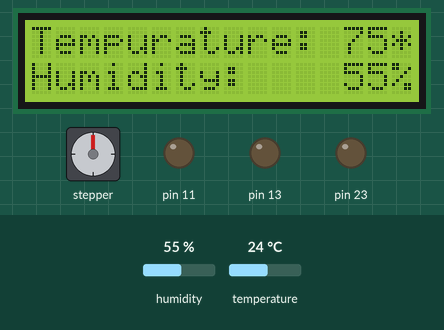
Recording of a sketch running on a simulated Arduino Uno, built with avr-gcc and run on an emulated ATmega328P. On the bench: 16×2 character LCD, stepper motor, output pins drawn as LEDs (lit = HIGH). The inputs (shaded band) are chosen by the test bench; at power-on: humidity 55 %, temperature 24 °C. Stepper angles assume 2048 steps per turn; pins used as bus, display or sensor lines are not drawn; what the sketch prints to the serial monitor is not drawn.

Above: at 1.2 s.
1.3 s: humidity set to 22 %
At 4.5 s:
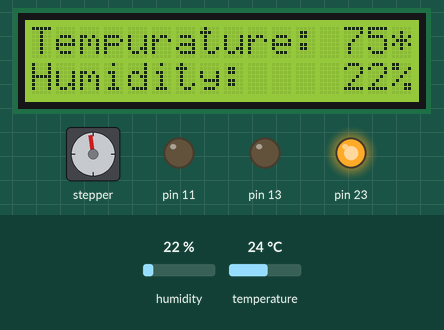
At 7.0 s:
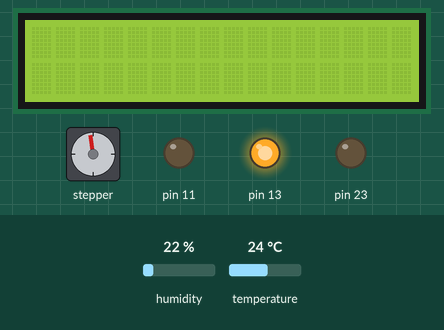
9.1 s: temperature set to 12 °C
11.4 s: humidity set to 40 %
At 19.2 s:
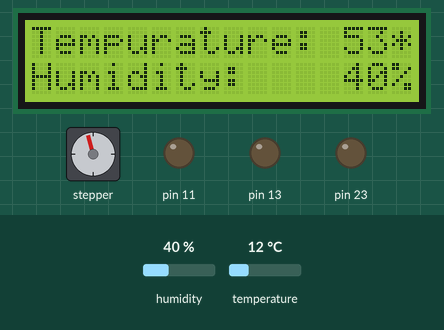
Timing chart, 0 to 22.8 s (numbered marks = the images above; inputs shaded):
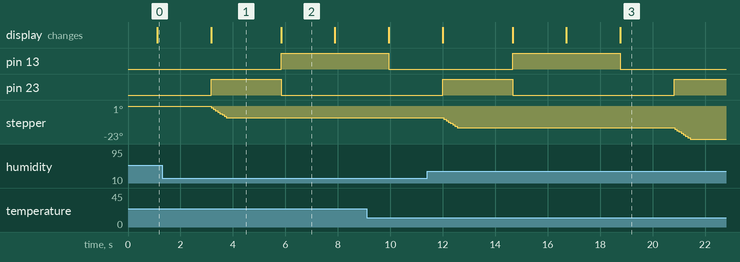

The sketch:

main.ino
```cpp
// CPE FINAL PROJECT
//Sofia
//Joe
//Helene
#include <LiquidCrystal.h>
#include <DHT11.h>
#include <Stepper.h>
#include <RTClib.h>


 #define RDA 0x80
 #define TBE 0x20


DHT11 DHT(10); // connect to pin 10;
RTC_DS3231 rtc;

int stepsPerRevolution = 2048;
Stepper Vent = Stepper(stepsPerRevolution, 22, 24, 26 , 28);

const int WATERSENSORPIN = 2;
const int StartButton = 15;
volatile bool startCooler = false;

 volatile unsigned char *myUCSR0A = (unsigned char *)0x00C0;
 volatile unsigned char *myUCSR0B = (unsigned char *)0x00C1;
 volatile unsigned char *myUCSR0C = (unsigned char *)0x00C2;
 volatile unsigned int  *myUBRR0  = (unsigned int *) 0x00C4;
 volatile unsigned char *myUDR0   = (unsigned char *)0x00C6;

volatile unsigned char* my_ADMUX = (unsigned char*) 0x7C;
volatile unsigned char* my_ADCSRB = (unsigned char*) 0x7B;
volatile unsigned char* my_ADCSRA = (unsigned char*) 0x7A;
volatile unsigned int* my_ADC_DATA = (unsigned int*) 0x78;

volatile unsigned char* LIGHT_DDR = (unsigned char*) 0x24; //pin 11 12 13 /-- PORT B
volatile unsigned char* LIGHT_PORT = (unsigned char*) 0x25; //pin 11 12 13 /-- PORT B
volatile unsigned int RED = 5; // pin 11
volatile unsigned int GREEN = 6; // pin 12
volatile unsigned int BLUE = 7; // pin 13

volatile unsigned char* MOTOR_DDR = (unsigned char*) 0x10A; // PORT L PINS 42 - 49 inclusive
volatile unsigned char* MOTOR_PORT = (unsigned char*) 0x10B; // PORT L PINS 42 - 49 inclusive


volatile unsigned int waterLevelPin = 0; // Pin ??
// LCD pins <--> Arduino pins
const int RS = 9, EN = 8, D4 = 4, D5 = 5, D6 = 6, D7 = 7; // connect RS(9) to Blue, en(8) to black
//const int RS = 53, EN = 52, D4 = 44, D5 = 45, D6 = 46, D7 = 47;
float ventPosition = 45; // limited from 0 - 90;
int waterLevel = 0;
int threshold = 500;
int state = 0; // 0 = idle, 1 = running ; 2 = DISABLED ; 3 = error -- Starts Disabled

LiquidCrystal lcd(RS, EN, D4, D5, D6, D7);

void setup() {
  *LIGHT_DDR |= 0xFF;
  *LIGHT_DDR &= 0b11101111; // set pin 10 to read for humidity sensor.
  *MOTOR_DDR |= 0b10000000; // set pin 42 to write for fan control
  *MOTOR_DDR &= 0b10000000; // set pin 43-49 for read

  Serial.begin(9600);
  pinMode(StartButton, INPUT_PULLUP);
  attachInterrupt(digitalPinToInterrupt(StartButton), blink, RISING);
  Vent.setSpeed(2);
  UARTStart(9600);
  lcd.begin(16, 2);
  adc_init();

   // SETUP RTC MODULE
  if (! rtc.begin()) {
    Serial.println("Couldn't find RTC");
    Serial.flush();
    while (1);
  }
  rtc.adjust(DateTime(F(__DATE__), F(__TIME__)));


}

void loop() {
  char* temp;
  char* hum;
  startCooler = true;
  if (startCooler){
  unsigned char waterlevel;
  intToCharArray(getTemp(),&temp);
  intToCharArray(getHumidity(),&hum);


  switch (state){
    case 0:
      // IDLE
      // check display temp hum
      //check water elvel
      LCDMonitor(temp,hum);
      Serial.println("Doing");
      setStateLED('g');
      //state = checkWaterLevel();
      break;
    case 1:
      // RUNNING
      //check water level
      LCDMonitor(temp,hum);
      setStateLED('b');
      moveVent(-1);
      break;
    case 2:
      // DISABLED
      lcd.clear();
      setStateLED('y');
      break;
    case 3:
      // ERROR
      LCDDisplay(0,"Water Level is");
      LCDDisplay(1,"too low!");
      setStateLED('r');
      break;
  }
  }
// remove after testing
  delay(1000);
state++;
if(state == 4){
  state = 0;
}

// Memory freeing
  free(temp);
  free(hum);
}
// Functions
//

//return 1 if okay 0 if too low
int checkWaterLevel(){
  int waterlevel = adc_read(WATERSENSORPIN);
    if(waterlevel < 200){
      return 3;
    }
}

// the movement up or down
void moveVent(int direction){
  if (direction == -1 && ventPosition > 0){
    Vent.step(-stepsPerRevolution/48); //7.5* shift
    ventPosition -= 7.5;
  } else if (ventPosition < 90 && direction == 1){
    Vent.step(stepsPerRevolution/48);
    ventPosition += 7.5;
  }
}

void controlFan(int onOff){
  if (onOff == 1){
    *MOTOR_PORT |= 0b10000000;
  } else if (onOff == 0){
    *MOTOR_PORT &= 0b01111111;
    Serial.println("Motor turned off:" );

  }
}
void reportTime(){
  DateTime now = rtc.now();

  Serial.print(now.month(), DEC);
  Serial.print('/');
  Serial.print(now.day(), DEC);
  Serial.print('/');
  Serial.print(now.year(), DEC);
  Serial.print(' ');
  Serial.print(now.hour(), DEC);
  Serial.print(':');
  Serial.print(now.minute(), DEC);
  Serial.print(':');
  Serial.println(now.second(), DEC);
  Serial.print('/n');

}

int getVentMovement(){
  if (*MOTOR_PORT & 0b01000000){
    return -1;
  }
  else if (*MOTOR_PORT & 0b00100000){
    return 1;
  }
}

// display message via UART/Serial monitor
void UARTDisplay(unsigned char message[],int length){
  for (int i = 0; i < length;i++){
    UARTOut(message[i]);
  }
  UARTOut('\n');
}

// check temp
int getTemp(){
  int temperature = DHT.readTemperature();
  return temperature * 1.8 + 32;
}

//check humidity
int getHumidity(){
  int humidity = DHT.readHumidity();
  return humidity;
}

//initialize the UART
void UARTStart(unsigned long baud){
 unsigned long FCPU = 16000000;
 unsigned int tbaud;
 tbaud = (FCPU / 16 / baud - 1);
 *myUCSR0A = 0x20;
 *myUCSR0B = 0x18;
 *myUCSR0C = 0x06;
 *myUBRR0  = tbaud;
}

//output via uart
void UARTOut(unsigned char out){
  while(!(*myUCSR0A & 0b00100000)){}
  *myUDR0 = out;
}


//ADC functions:
void adc_init()
{
  // setup the A register
  *my_ADCSRA |= 0b10000000; // set bit   7 to 1 to enable the ADC
  *my_ADCSRA &= 0b11011111; // clear bit 6 to 0 to disable the ADC trigger mode
  *my_ADCSRA &= 0b11110111; // clear bit 5 to 0 to disable the ADC interrupt
  *my_ADCSRA &= 0b11111000; // clear bit 0-2 to 0 to set prescaler selection to slow reading
  // setup the B register
  *my_ADCSRB &= 0b11110111; // clear bit 3 to 0 to reset the channel and gain bits
  *my_ADCSRB &= 0b11111000; // clear bit 2-0 to 0 to set free running mode
  // setup the MUX Register
  *my_ADMUX  &= 0b01111111; // clear bit 7 to 0 for AVCC analog reference
  *my_ADMUX  |= 0b01000000; // set bit   6 to 1 for AVCC analog reference
  *my_ADMUX  &= 0b11011111; // clear bit 5 to 0 for right adjust result
  *my_ADMUX  &= 0b11100000; // clear bit 4-0 to 0 to reset the channel and gain bits
}
unsigned int adc_read(unsigned char adc_channel_num)
{
  // clear the channel selection bits (MUX 4:0)
  *my_ADMUX  &= 0b11100000;
  // clear the channel selection bits (MUX 5)
  *my_ADCSRB &= 0b11110111;
  // set the channel number
  if(adc_channel_num > 7)
  {
    // set the channel selection bits, but remove the most significant bit (bit 3)
    adc_channel_num -= 8;
    // set MUX bit 5
    *my_ADCSRB |= 0b00001000;
  }
  // set the channel selection bits
  *my_ADMUX  += adc_channel_num;
  // set bit 6 of ADCSRA to 1 to start a conversion
  *my_ADCSRA |= 0x40;
  // wait for the conversion to complete
  while((*my_ADCSRA & 0x40) != 0);
  // return the result in the ADC data register
  return *my_ADC_DATA;
}


void setStateLED(char c){
  if (c == 'b'){
    *LIGHT_PORT &= 0x00;
    *LIGHT_PORT |= 1<<BLUE;
  } else if (c == 'g'){
    *LIGHT_PORT &= 0x00;
    *LIGHT_PORT |= 1<<GREEN;
  } else if (c == 'r'){
    *LIGHT_PORT &= 0x00;
    *LIGHT_PORT |= 1<<RED;
  } else if (c == 'y'){
    *LIGHT_PORT &= 0x00;
    *LIGHT_PORT |= 1<<RED;
    *LIGHT_PORT |= 1<<GREEN;
  }
}
void LCDMonitor(char* t, char* h){
      LCDDisplay(0,"Tempurature: ");
      LCDAppend(0,13,t,2);
      LCDAppend(0,15,"*",1);
      LCDDisplay(1,"Humidity: ");
      LCDAppend(1,13,h,2);
      LCDAppend(1,15,"%",1);
}
// display message via LCD
void LCDDisplay(int line, char c[]){
  if (line == 0) { lcd.clear(); } // Clear the LCD display
  lcd.setCursor(0, line); // Set the cursor to the left position
  lcd.write(c); // Print the number to the LCD
}

void LCDAppend(int line, int x, char c[],int l){
  lcd.setCursor(x, line); // Set the cursor to the position
  for (int i = 0; i < l; i++){
      lcd.write(c[i]);
  }
}
void intToCharArray(int in, char **mem){
  char *c = malloc(2);
  c[1] = '0' + in%10;
  c[0] = '0' + (in - in%10)/10;
  *mem = c;
}
void blink() {
  state = !state;
}
```

Measured:
- what the display in image 1 shows lasts 2.6 s, from 3.2 s to 5.8 s
- what the display in image 2 shows lasts 2.1 s, from 5.8 s to 7.9 s
